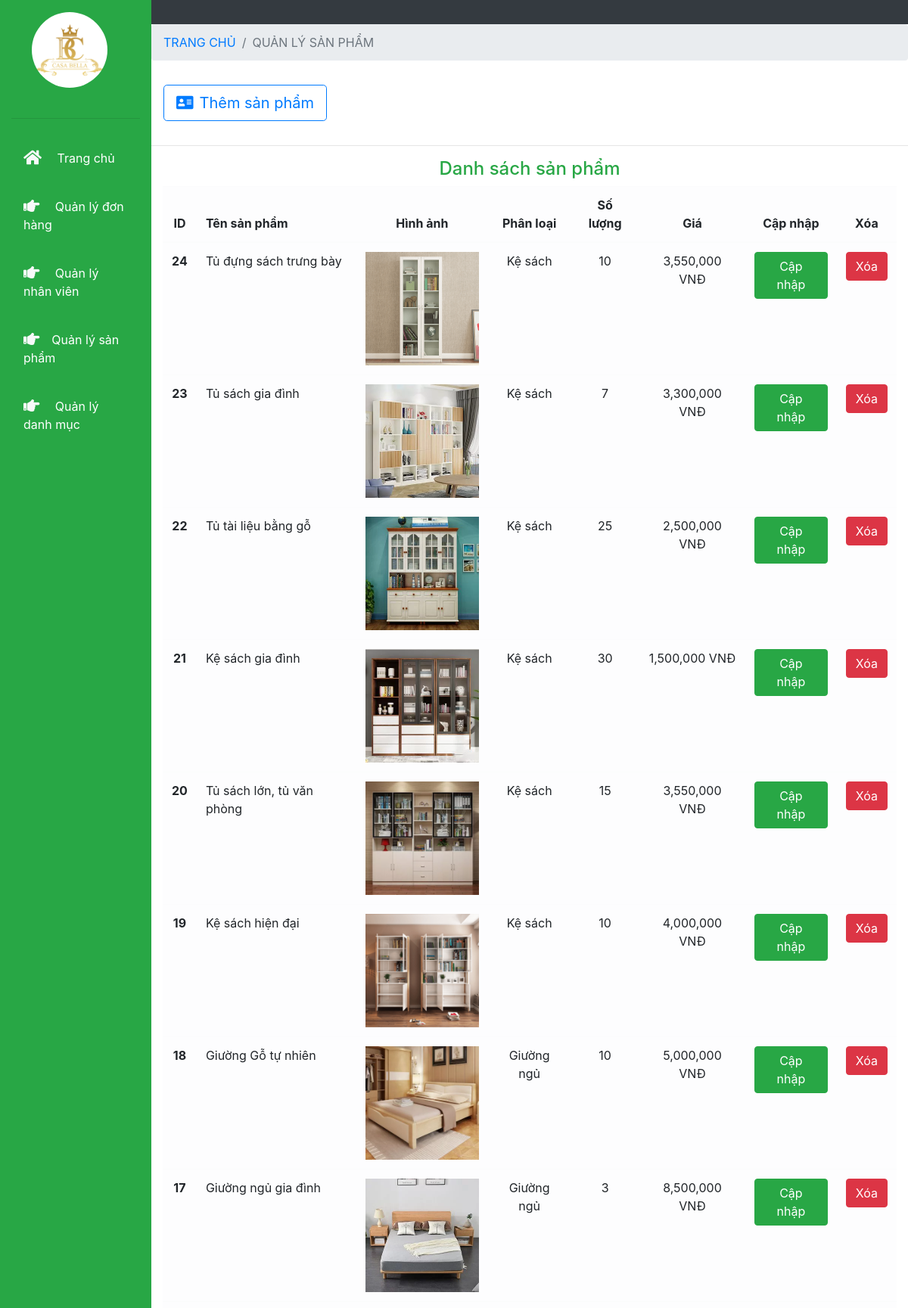
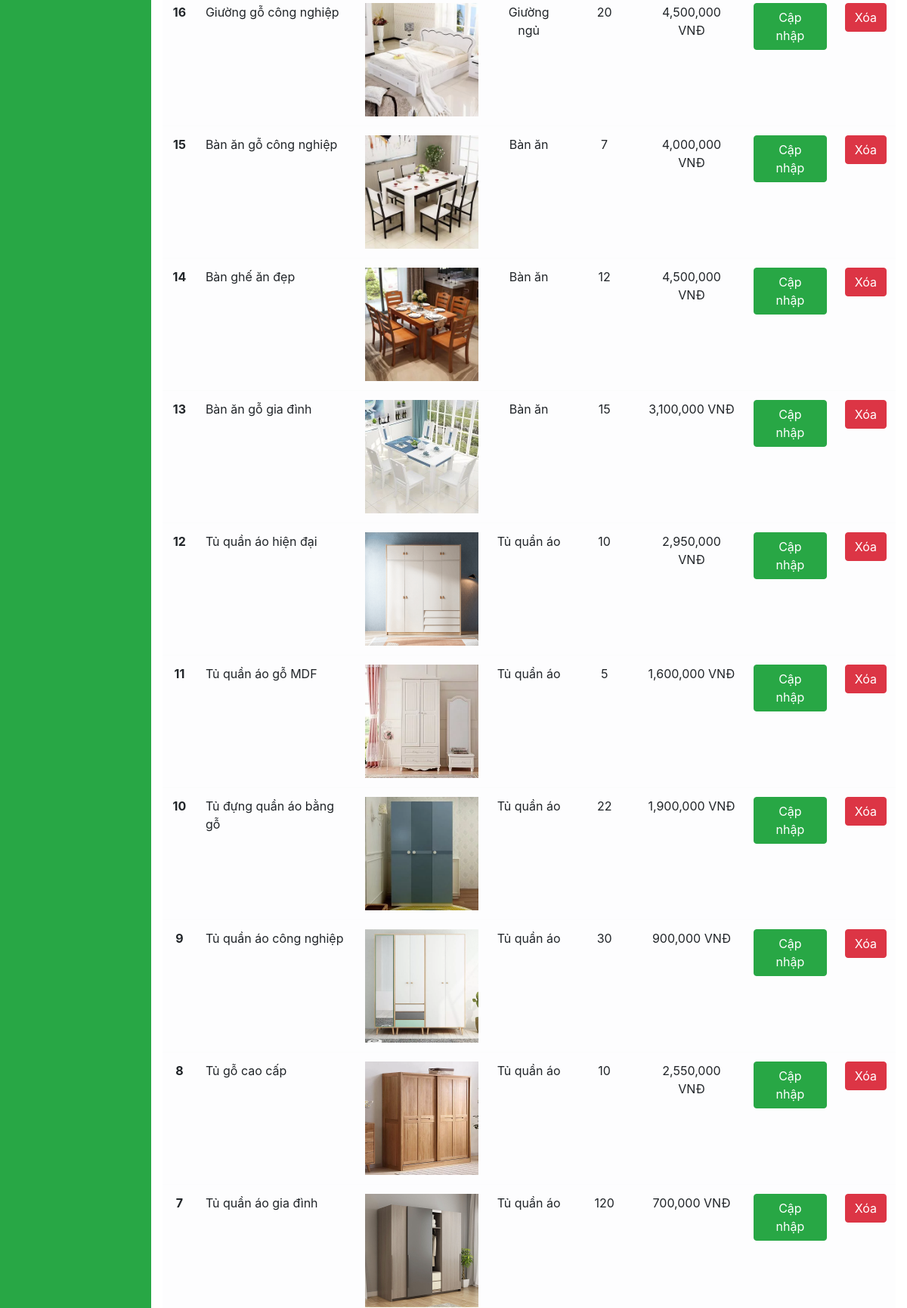
Screenshot of /admin/index.php?page=product (upper part) with the database file from the repository (2 pictures, top to bottom).
### tables this page shows
CREATE TABLE `hanghoa` (
  `mshh` int(11) NOT NULL,
  `tenhh` varchar(50) NOT NULL,
  `quycach` varchar(1000) NOT NULL,
  `gia` double NOT NULL,
  `soluonghang` int(11) NOT NULL,
  `maloaihang` int(11) NOT NULL,
  `ghichu` text NOT NULL,
  `hinhanh` varchar(50) NOT NULL
);

CREATE TABLE `loaihanghoa` (
  `maloaihang` int(11) NOT NULL,
  `tenloaihang` varchar(30) NOT NULL
);

### admin/product.php (the view, shortened to what this page needs)
<nav aria-label="breadcrumb">
    <ol class="breadcrumb">
        <li class="breadcrumb-item"><a href="./index.php">TRANG CHỦ</a></li>
        <li class="breadcrumb-item active" aria-current="page">QUẢN LÝ SẢN PHẨM</li>
    </ol>
</nav>
<a href="./index.php?page=add-product" class="btn btn-outline-primary btn-lg m-3"><i class="fas fa-address-card mr-2"></i>Thêm sản phẩm</a>
<hr>
<div class="container">
    <h4 class="text-success text-center">Danh sách sản phẩm</h4>
    <table class="table table-hover table-light ">
        <thead>
            <tr>
                <th class="text-center" scope="col">ID</th>
                <th scope="col">Tên sản phẩm</th>
                <th class="text-center" scope="col">Hình ảnh</th>
                <th class="text-center" scope="col">Phân loại</th>
                <th class="text-center" scope="col">Số lượng</th>
                <th class="text-center" scope="col">Giá</th>
                <th class="text-center" scope="col">Cập nhập</th>
                <th class="text-center" scope="col">Xóa</th>
            </tr>
        </thead>
        <tbody>
        <?php
            $sql = "select hh.*, l.tenloaihang from hanghoa hh join loaihanghoa l on hh.maloaihang = l.maloaihang order by mshh desc";
            $query = mysqli_query($conn, $sql);
            while($row = mysqli_fetch_array($query)){
        ?>
            <tr>
                <form action="#" method="post">
                    <th class="text-center" scope="row"><?php echo $row['mshh'] ?></th>
                    <td scope="row"><?php echo $row['tenhh'] ?></td>
                    <td class="text-center"><img src="../img/<?php echo $row['hinhanh'] ?>" alt="lohoa1" width="150px"></td>
                    <td class="text-center"><?php echo $row['tenloaihang'] ?></td>
                    <td class="text-center" scope="col"><?php echo $row['soluonghang'] ?></td>
                    <td class="text-center" scope="col"><?php echo number_format($row['gia']).' VNĐ' ?></td>
                    <td class="text-center" scope="col"><a class="btn btn-success" href="./index.php?page=add-product&update_product=<?php echo $row['mshh']; ?>">Cập nhập</a></td>
                    <td class="text-center" scope="col"><a class="btn btn-danger" href="./index.php?page=product&delete_product=<?php echo $row['mshh']; ?>">Xóa</a></td>
                </form>
            </tr>
        <?php
            }
        ?>
        </tbody>
    </table>
</div>

### rows the page displays
hanghoa: mshh "24", tenhh "Tủ đựng sách trưng bày", hinhanh (picture), maloaihang.tenloaihang "Kệ sách", soluonghang "10", gia "3,550,000"
hanghoa: mshh "23", tenhh "Tủ sách gia đình", hinhanh (picture), maloaihang.tenloaihang "Kệ sách", soluonghang "7", gia "3,300,000"
hanghoa: mshh "22", tenhh "Tủ tài liệu bằng gỗ", hinhanh (picture), maloaihang.tenloaihang "Kệ sách", soluonghang "25", gia "2,500,000"
hanghoa: mshh "21", tenhh "Kệ sách gia đình", hinhanh (picture), maloaihang.tenloaihang "Kệ sách", soluonghang "30", gia "1,500,000"
hanghoa: mshh "20", tenhh "Tủ sách lớn, tủ văn phòng", hinhanh (picture), maloaihang.tenloaihang "Kệ sách", soluonghang "15", gia "3,550,000"
hanghoa: mshh "19", tenhh "Kệ sách hiện đại", hinhanh (picture), maloaihang.tenloaihang "Kệ sách", soluonghang "10", gia "4,000,000"
hanghoa: mshh "18", tenhh "Giường Gỗ tự nhiên", hinhanh (picture), maloaihang.tenloaihang "Giường ngủ", soluonghang "10", gia "5,000,000"
hanghoa: mshh "17", tenhh "Giường ngủ gia đình", hinhanh (picture), maloaihang.tenloaihang "Giường ngủ", soluonghang "3", gia "8,500,000"
hanghoa: mshh "16", tenhh "Giường gỗ công nghiệp", hinhanh (picture), maloaihang.tenloaihang "Giường ngủ", soluonghang "20", gia "4,500,000"
hanghoa: mshh "15", tenhh "Bàn ăn gỗ công nghiệp", hinhanh (picture), maloaihang.tenloaihang "Bàn ăn", soluonghang "7", gia "4,000,000"
hanghoa: mshh "14", tenhh "Bàn ghế ăn đẹp", hinhanh (picture), maloaihang.tenloaihang "Bàn ăn", soluonghang "12", gia "4,500,000"
hanghoa: mshh "13", tenhh "Bàn ăn gỗ gia đình", hinhanh (picture), maloaihang.tenloaihang "Bàn ăn", soluonghang "15", gia "3,100,000"
hanghoa: mshh "12", tenhh "Tủ quần áo hiện đại", hinhanh (picture), maloaihang.tenloaihang "Tủ quần áo", soluonghang "10", gia "2,950,000"
hanghoa: mshh "11", tenhh "Tủ quần áo gỗ MDF", hinhanh (picture), maloaihang.tenloaihang "Tủ quần áo", soluonghang "5", gia "1,600,000"
hanghoa: mshh "10", tenhh "Tủ đựng quần áo bằng gỗ", hinhanh (picture), maloaihang.tenloaihang "Tủ quần áo", soluonghang "22", gia "1,900,000"
hanghoa: mshh "9", tenhh "Tủ quần áo công nghiệp", hinhanh (picture), maloaihang.tenloaihang "Tủ quần áo", soluonghang "30", gia "900,000"
hanghoa: mshh "8", tenhh "Tủ gỗ cao cấp", hinhanh (picture), maloaihang.tenloaihang "Tủ quần áo", soluonghang "10", gia "2,550,000"
hanghoa: mshh "7", tenhh "Tủ quần áo gia đình", hinhanh (picture), maloaihang.tenloaihang "Tủ quần áo", soluonghang "120", gia "700,000"
